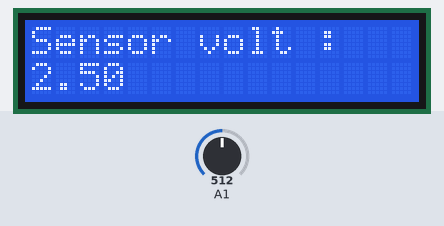
Bench run of a sketch on a simulated Arduino Uno, built with avr-gcc and run on an emulated ATmega328P. On the bench: 16×2 character LCD. Inputs (shaded band) come from the test bench; at power-on: A1 = 512.

Above: at 1.2 s.
1.3 s: A1 set to 716
At 3.2 s:
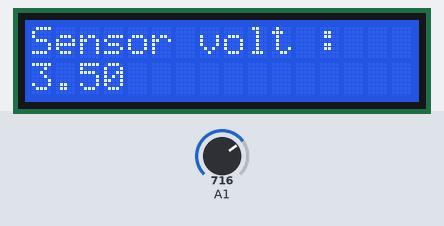
3.5 s: A1 set to 900
At 5.2 s:
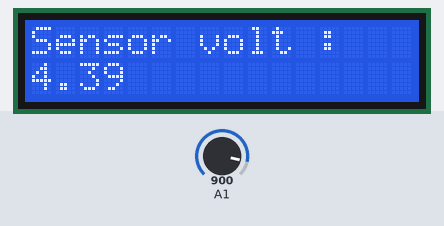
5.5 s: A1 set to 1023
At 7.1 s:
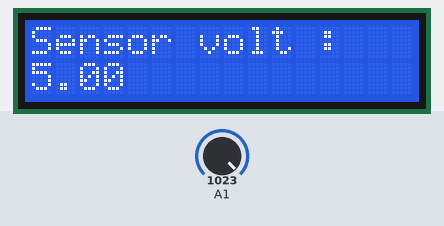
Timing chart, 0 to 8.6 s (numbered marks = the images above; inputs shaded):
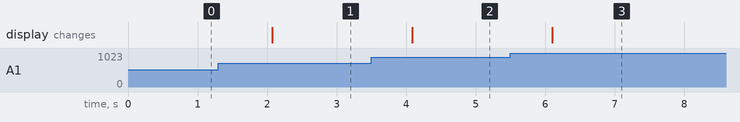

The sketch:

ex2.ino
```cpp
#include <LiquidCrystal.h>

LiquidCrystal lcd(8, 9, 4, 5, 6, 7);

void setup() {
 lcd.begin(16, 2);              // start the library
 lcd.setCursor(0,0);
}

void loop() {
    float sensor_volt;
    float sensorValue;

    sensorValue = analogRead(A1);
    sensor_volt = sensorValue/1024*5.0;
    lcd.clear();
    lcd.print("Sensor volt :");
    lcd.setCursor(0,1);
    lcd.print(sensor_volt);
    delay(1000);
}
```

Measured:
- after the input at 1.3 s, the display: changes after 0.78 s (image 1)
- after the input at 3.5 s, the display: changes after 0.59 s (image 2)
- after the input at 5.5 s, the display: changes after 0.60 s (image 3)
